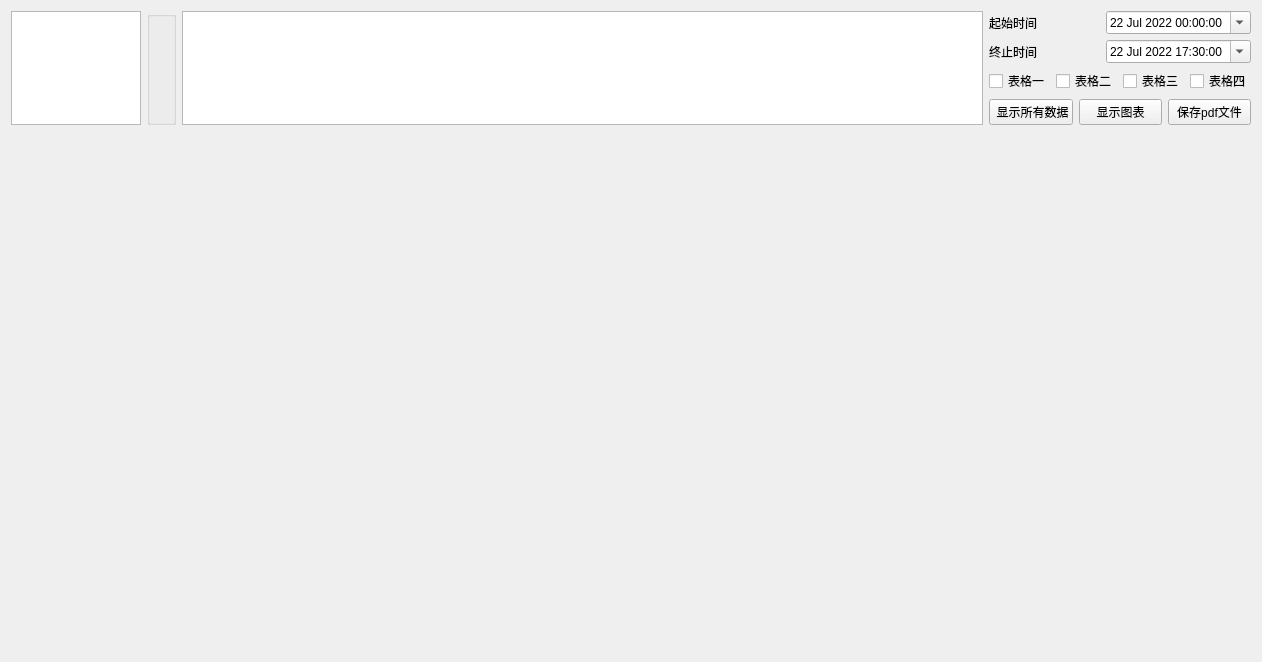
<?xml version="1.0" encoding="UTF-8"?>
<ui version="4.0">
 <class>history</class>
 <widget class="QWidget" name="history">
  <property name="geometry">
   <rect>
    <x>0</x>
    <y>0</y>
    <width>1262</width>
    <height>662</height>
   </rect>
  </property>
  <property name="windowTitle">
   <string>历史记录</string>
  </property>
  <layout class="QGridLayout" name="gridLayout_15" rowstretch="1,5">
   <item row="0" column="0">
    <layout class="QGridLayout" name="gridLayout_14">
     <item row="0" column="0">
      <widget class="QTableWidget" name="tableWidget_2">
       <property name="maximumSize">
        <size>
         <width>130</width>
         <height>7000000</height>
        </size>
       </property>
      </widget>
     </item>
     <item row="0" column="1">
      <widget class="QGroupBox" name="groupBox">
       <property name="maximumSize">
        <size>
         <width>16777215</width>
         <height>300</height>
        </size>
       </property>
       <property name="title">
        <string/>
       </property>
      </widget>
     </item>
     <item row="0" column="2">
      <widget class="QTableWidget" name="tableWidget">
       <property name="minimumSize">
        <size>
         <width>700</width>
         <height>50</height>
        </size>
       </property>
       <property name="maximumSize">
        <size>
         <width>16777215</width>
         <height>7000000</height>
        </size>
       </property>
      </widget>
     </item>
     <item row="0" column="3">
      <layout class="QGridLayout" name="gridLayout_13">
       <item row="0" column="0" colspan="3">
        <layout class="QGridLayout" name="gridLayout_4">
         <item row="0" column="0">
          <widget class="QLabel" name="label_4">
           <property name="text">
            <string>起始时间</string>
           </property>
          </widget>
         </item>
         <item row="0" column="1">
          <widget class="QDateTimeEdit" name="dateTimeEdit">
           <property name="dateTime">
            <datetime>
             <hour>0</hour>
             <minute>0</minute>
             <second>0</second>
             <year>2022</year>
             <month>7</month>
             <day>22</day>
            </datetime>
           </property>
           <property name="date">
            <date>
             <year>2022</year>
             <month>7</month>
             <day>22</day>
            </date>
           </property>
           <property name="calendarPopup">
            <bool>true</bool>
           </property>
          </widget>
         </item>
         <item row="1" column="0">
          <widget class="QLabel" name="label_5">
           <property name="text">
            <string>终止时间</string>
           </property>
          </widget>
         </item>
         <item row="1" column="1">
          <widget class="QDateTimeEdit" name="dateTimeEdit_2">
           <property name="dateTime">
            <datetime>
             <hour>17</hour>
             <minute>30</minute>
             <second>0</second>
             <year>2022</year>
             <month>7</month>
             <day>22</day>
            </datetime>
           </property>
           <property name="date">
            <date>
             <year>2022</year>
             <month>7</month>
             <day>22</day>
            </date>
           </property>
           <property name="calendarPopup">
            <bool>true</bool>
           </property>
          </widget>
         </item>
        </layout>
       </item>
       <item row="1" column="0" colspan="3">
        <layout class="QHBoxLayout" name="horizontalLayout_2">
         <item>
          <widget class="QCheckBox" name="checkBox">
           <property name="text">
            <string>表格一</string>
           </property>
          </widget>
         </item>
         <item>
          <widget class="QCheckBox" name="checkBox_2">
           <property name="text">
            <string>表格二</string>
           </property>
          </widget>
         </item>
         <item>
          <widget class="QCheckBox" name="checkBox_3">
           <property name="text">
            <string>表格三</string>
           </property>
          </widget>
         </item>
         <item>
          <widget class="QCheckBox" name="checkBox_5">
           <property name="text">
            <string>表格四</string>
           </property>
          </widget>
         </item>
        </layout>
       </item>
       <item row="2" column="0">
        <widget class="QPushButton" name="pushButton_3">
         <property name="text">
          <string> 显示所有数据</string>
         </property>
        </widget>
       </item>
       <item row="2" column="1">
        <widget class="QPushButton" name="pushButton_2">
         <property name="text">
          <string>显示图表</string>
         </property>
        </widget>
       </item>
       <item row="2" column="2">
        <widget class="QPushButton" name="pushButton_4">
         <property name="text">
          <string>保存pdf文件</string>
         </property>
        </widget>
       </item>
      </layout>
     </item>
    </layout>
   </item>
   <item row="1" column="0">
    <layout class="QGridLayout" name="gridLayout_3" rowstretch="1,1" columnstretch="1,1">
     <item row="0" column="0">
      <widget class="QWidget" name="widget" native="true">
       <property name="minimumSize">
        <size>
         <width>300</width>
         <height>212</height>
        </size>
       </property>
      </widget>
     </item>
     <item row="0" column="1">
      <widget class="QWidget" name="widget_2" native="true">
       <property name="minimumSize">
        <size>
         <width>300</width>
         <height>0</height>
        </size>
       </property>
      </widget>
     </item>
     <item row="1" column="0">
      <widget class="QWidget" name="widget_4" native="true">
       <property name="minimumSize">
        <size>
         <width>300</width>
         <height>211</height>
        </size>
       </property>
      </widget>
     </item>
     <item row="1" column="1">
      <widget class="QWidget" name="widget_6" native="true"/>
     </item>
    </layout>
   </item>
  </layout>
 </widget>
 <resources/>
 <connections/>
</ui>
